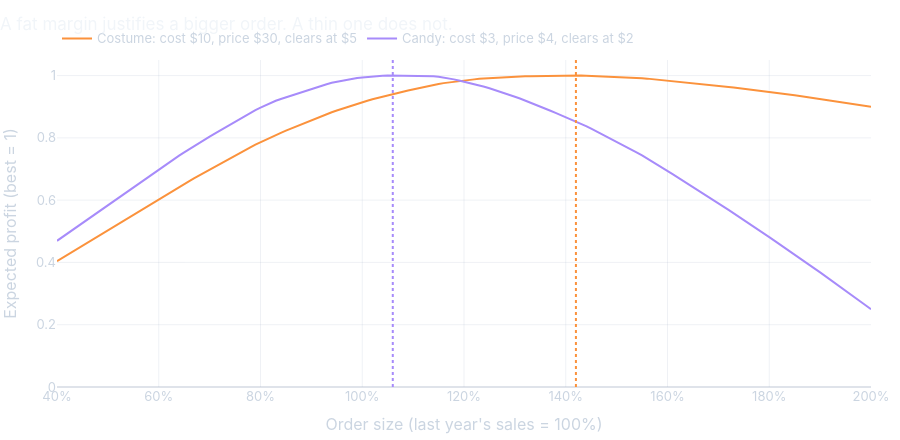

Notebook cell for this chart:
### Markdown cell above
## 6. The finance: how much to order when you can't know

Operations research has a name for this: the **newsvendor problem**, after a newspaper seller deciding how many papers to buy before knowing how many will sell. Order too few and you lose sales. Order too many and you eat the leftovers. The answer depends on which mistake costs more:

- **Cost of being short:** the profit lost on each sale you miss (price minus cost).
- **Cost of being over:** what you lose on each leftover (cost minus what it brings on clearance after November 1).

The rule: order enough to cover demand in this share of seasons: **short ÷ (short + over)**.

To get the uncertainty, we use the 15 Walmart products: for each product and year, how this season's sales compared with last season's. Then we try two made-up products and find the order size, as a share of last year's sales, that earns the most on average.

### Code cell
# how this year's season compared with last year's, product by product
ratios = pd.concat([
    season[year] / season[year - 1] for year in range(2012, 2016)
])[pd.concat([season[year - 1] for year in range(2012, 2016)]) >= 20].values
print(f"{len(ratios)} product-years. This year as a share of last year: "
      f"10th percentile {np.percentile(ratios, 10):.0%}, median {np.median(ratios):.0%}, 90th percentile {np.percentile(ratios, 90):.0%}")

# two products, per unit: what it costs, what it sells for, what's left is worth after Nov 1
PRODUCTS = {
    "Costume: cost $10, price $30, clears at $5": (10, 30, 5),
    "Candy: cost $3, price $4, clears at $2": (3, 4, 2),
}
buy = np.linspace(0.4, 2.0, 161)  # order size as a multiple of last year's sales
curves, best = [], {}
for name, (cost, price, clearance) in PRODUCTS.items():
    profit = np.array([
        np.mean(price * np.minimum(q, ratios) + clearance * np.maximum(q - ratios, 0) - cost * q)
        for q in buy
    ])
    profit = profit / profit.max()
    best[name] = buy[profit.argmax()]
    curves.append(pd.DataFrame({"buy": buy, "profit": profit, "product": name}))
    critical = (price - cost) / (price - clearance)
    print(f"{name}: short costs ${price - cost:.2f}, over costs ${cost - clearance:.2f}, "
          f"so aim to cover demand {critical:.0%} of the time -> order {best[name]:.0%} of last year "
          f"(ordering exactly last year's amount gives up {1 - profit[np.argmin(abs(buy - 1))]:.0%} of the best profit)")

nv_fig = px.line(
    pd.concat(curves), x="buy", y="profit", color="product",
    color_discrete_sequence=[COLORS["Halloween"], COLORS["Last year"]],
    title="A fat margin justifies a bigger order. A thin one does not.",
    labels={"buy": "Order size (last year's sales = 100%)", "profit": "Expected profit (best = 1)", "product": ""},
)
for (name, q), color in zip(best.items(), [COLORS["Halloween"], COLORS["Last year"]]):
    nv_fig.add_vline(x=q, line_dash="dot", line_color=color)
nv_fig.update_traces(hovertemplate="Order %{x:.0%} of last year: %{y:.2f}<extra></extra>")
nv_fig.update_layout(xaxis_tickformat=".0%", yaxis_range=[0, 1.05], height=440,
                     legend=dict(orientation="h", y=1.02, x=0, yanchor="bottom"))
nv_fig.show()

### Figure 1 — Plotly figure (JSON) as saved in the notebook; plotly's stock layout.template omitted (floating-point values rounded to 4 significant figures; data arrays with more than 128 entries replaced by an {"elided": "..."} marker saying what was removed)
{"data": [{"hovertemplate": "Order %{x:.0%} of last year: %{y:.2f}<extra></extra>", "legendgroup": "Costume: cost $10, price $30, clears at $5", "line": {"color": "#fb923c", "dash": "solid"}, "marker": {"symbol": "circle"}, "mode": "lines", "name": "Costume: cost $10, price $30, clears at $5", "orientation": "v", "showlegend": true, "type": "scatter", "x": {"elided": "161 float values"}, "xaxis": "x", "y": {"elided": "161 float values"}, "yaxis": "y"}, {"hovertemplate": "Order %{x:.0%} of last year: %{y:.2f}<extra></extra>", "legendgroup": "Candy: cost $3, price $4, clears at $2", "line": {"color": "#a78bfa", "dash": "solid"}, "marker": {"symbol": "circle"}, "mode": "lines", "name": "Candy: cost $3, price $4, clears at $2", "orientation": "v", "showlegend": true, "type": "scatter", "x": {"elided": "161 float values"}, "xaxis": "x", "y": {"elided": "161 float values"}, "yaxis": "y"}], "layout": {"height": 440, "legend": {"orientation": "h", "title": {"text": ""}, "tracegroupgap": 0, "x": 0, "y": 1.02, "yanchor": "bottom"}, "shapes": [{"line": {"color": "#fb923c", "dash": "dot"}, "type": "line", "x0": 1.42, "x1": 1.42, "xref": "x", "y0": 0, "y1": 1, "yref": "y domain"}, {"line": {"color": "#a78bfa", "dash": "dot"}, "type": "line", "x0": 1.06, "x1": 1.06, "xref": "x", "y0": 0, "y1": 1, "yref": "y domain"}], "title": {"text": "A fat margin justifies a bigger order. A thin one does not."}, "xaxis": {"anchor": "y", "domain": [0.0, 1.0], "tickformat": ".0%", "title": {"text": "Order size (last year's sales = 100%)"}}, "yaxis": {"anchor": "x", "domain": [0.0, 1.0], "range": [0, 1.05], "title": {"text": "Expected profit (best = 1)"}}}}
